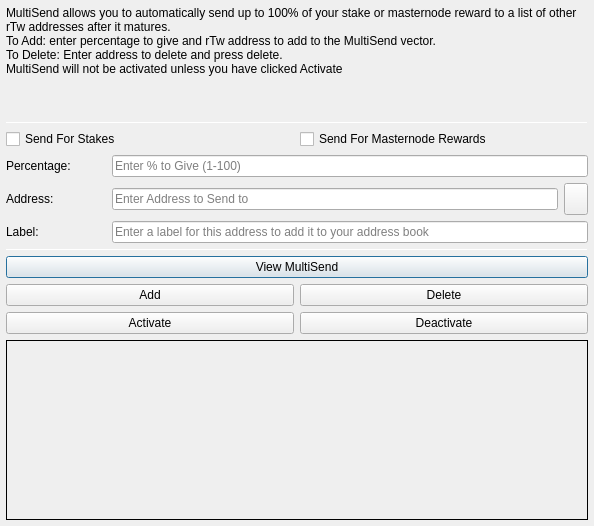
<?xml version="1.0" encoding="UTF-8"?>
<ui version="4.0">
 <class>MultiSendDialog</class>
 <widget class="QDialog" name="MultiSendDialog">
  <property name="windowModality">
   <enum>Qt::NonModal</enum>
  </property>
  <property name="geometry">
   <rect>
    <x>0</x>
    <y>0</y>
    <width>594</width>
    <height>526</height>
   </rect>
  </property>
  <property name="windowTitle">
   <string>MultiSend</string>
  </property>
  <layout class="QVBoxLayout" name="verticalLayout" stretch="0">
   <property name="leftMargin">
    <number>6</number>
   </property>
   <property name="topMargin">
    <number>6</number>
   </property>
   <property name="rightMargin">
    <number>6</number>
   </property>
   <property name="bottomMargin">
    <number>6</number>
   </property>
   <item>
    <layout class="QVBoxLayout" name="verticalLayout_Main" stretch="1,1,1,0,1,1,1">
     <item>
      <widget class="QLabel" name="label_2">
       <property name="lineWidth">
        <number>1</number>
       </property>
       <property name="text">
        <string>MultiSend allows you to automatically send up to 100% of your stake or masternode reward to a list of other rTw addresses after it matures.
To Add: enter percentage to give and rTw address to add to the MultiSend vector.
To Delete: Enter address to delete and press delete.
MultiSend will not be activated unless you have clicked Activate</string>
       </property>
       <property name="alignment">
        <set>Qt::AlignLeading|Qt::AlignLeft|Qt::AlignTop</set>
       </property>
       <property name="wordWrap">
        <bool>true</bool>
       </property>
      </widget>
     </item>
     <item>
      <widget class="Line" name="line">
       <property name="minimumSize">
        <size>
         <width>0</width>
         <height>1</height>
        </size>
       </property>
       <property name="maximumSize">
        <size>
         <width>16777215</width>
         <height>1</height>
        </size>
       </property>
       <property name="orientation">
        <enum>Qt::Horizontal</enum>
       </property>
      </widget>
     </item>
     <item>
      <layout class="QVBoxLayout" name="verticalLayout_Settings">
       <item>
        <layout class="QHBoxLayout" name="horizontalLayout">
         <item>
          <widget class="QCheckBox" name="multiSendStakeCheckBox">
           <property name="text">
            <string>Send For Stakes</string>
           </property>
          </widget>
         </item>
         <item>
          <widget class="QCheckBox" name="multiSendMasternodeCheckBox">
           <property name="text">
            <string>Send For Masternode Rewards</string>
           </property>
          </widget>
         </item>
        </layout>
       </item>
       <item>
        <layout class="QHBoxLayout" name="horizontalLayout_6">
         <item>
          <widget class="QLabel" name="label">
           <property name="minimumSize">
            <size>
             <width>100</width>
             <height>0</height>
            </size>
           </property>
           <property name="toolTip">
            <string>Percentage of stake to send</string>
           </property>
           <property name="text">
            <string>Percentage:</string>
           </property>
          </widget>
         </item>
         <item>
          <widget class="QLineEdit" name="multiSendPercentEdit">
           <property name="toolTip">
            <string>Enter whole numbers 1 - 100</string>
           </property>
           <property name="placeholderText">
            <string>Enter % to Give (1-100)</string>
           </property>
          </widget>
         </item>
        </layout>
       </item>
       <item>
        <layout class="QHBoxLayout" name="horizontalLayout_7">
         <item>
          <widget class="QLabel" name="label_5">
           <property name="minimumSize">
            <size>
             <width>100</width>
             <height>0</height>
            </size>
           </property>
           <property name="toolTip">
            <string>Address to send portion of stake to</string>
           </property>
           <property name="text">
            <string>Address:</string>
           </property>
          </widget>
         </item>
         <item>
          <widget class="QLineEdit" name="multiSendAddressEdit">
           <property name="toolTip">
            <string/>
           </property>
           <property name="placeholderText">
            <string>Enter Address to Send to</string>
           </property>
          </widget>
         </item>
         <item>
          <widget class="QToolButton" name="addressBookButton">
           <property name="maximumSize">
            <size>
             <width>16777215</width>
             <height>32</height>
            </size>
           </property>
           <property name="toolTip">
            <string>Choose an address from the address book</string>
           </property>
           <property name="text">
            <string/>
           </property>
           <property name="icon">
            <iconset resource="../mubdi.qrc">
             <normaloff>:/icons/address-book</normaloff>:/icons/address-book</iconset>
           </property>
           <property name="shortcut">
            <string>Alt+A</string>
           </property>
          </widget>
         </item>
        </layout>
       </item>
      </layout>
     </item>
     <item>
      <layout class="QHBoxLayout" name="horizontalLayout_3">
       <item>
        <widget class="QLabel" name="label_3">
         <property name="minimumSize">
          <size>
           <width>100</width>
           <height>0</height>
          </size>
         </property>
         <property name="text">
          <string>Label:</string>
         </property>
        </widget>
       </item>
       <item>
        <widget class="QLineEdit" name="labelAddressLabelEdit">
         <property name="placeholderText">
          <string>Enter a label for this address to add it to your address book</string>
         </property>
        </widget>
       </item>
      </layout>
     </item>
     <item>
      <widget class="Line" name="line_2">
       <property name="minimumSize">
        <size>
         <width>0</width>
         <height>1</height>
        </size>
       </property>
       <property name="maximumSize">
        <size>
         <width>16777215</width>
         <height>1</height>
        </size>
       </property>
       <property name="orientation">
        <enum>Qt::Horizontal</enum>
       </property>
      </widget>
     </item>
     <item>
      <layout class="QVBoxLayout" name="verticalLayout_Buttons">
       <item>
        <layout class="QHBoxLayout" name="horizontalLayout_4">
         <item>
          <widget class="QPushButton" name="viewButton">
           <property name="toolTip">
            <string/>
           </property>
           <property name="statusTip">
            <string>View MultiSend Vector</string>
           </property>
           <property name="text">
            <string>View MultiSend</string>
           </property>
          </widget>
         </item>
        </layout>
       </item>
       <item>
        <layout class="QHBoxLayout" name="horizontalLayout_2">
         <item>
          <widget class="QPushButton" name="addButton">
           <property name="toolTip">
            <string/>
           </property>
           <property name="statusTip">
            <string>Add to MultiSend Vector</string>
           </property>
           <property name="text">
            <string>Add</string>
           </property>
          </widget>
         </item>
         <item>
          <widget class="QPushButton" name="deleteButton">
           <property name="toolTip">
            <string/>
           </property>
           <property name="statusTip">
            <string>Delete Address From MultiSend Vector</string>
           </property>
           <property name="text">
            <string>Delete</string>
           </property>
          </widget>
         </item>
        </layout>
       </item>
       <item>
        <layout class="QHBoxLayout" name="horizontalLayout_5">
         <item>
          <widget class="QPushButton" name="activateButton">
           <property name="statusTip">
            <string>Activate MultiSend</string>
           </property>
           <property name="text">
            <string>Activate</string>
           </property>
          </widget>
         </item>
         <item>
          <widget class="QPushButton" name="disableButton">
           <property name="statusTip">
            <string>Deactivate MultiSend</string>
           </property>
           <property name="text">
            <string>Deactivate</string>
           </property>
          </widget>
         </item>
        </layout>
       </item>
      </layout>
     </item>
     <item>
      <widget class="QLabel" name="message">
       <property name="minimumSize">
        <size>
         <width>0</width>
         <height>180</height>
        </size>
       </property>
       <property name="frameShape">
        <enum>QFrame::Panel</enum>
       </property>
       <property name="frameShadow">
        <enum>QFrame::Plain</enum>
       </property>
       <property name="lineWidth">
        <number>1</number>
       </property>
       <property name="midLineWidth">
        <number>1</number>
       </property>
       <property name="text">
        <string/>
       </property>
       <property name="alignment">
        <set>Qt::AlignLeading|Qt::AlignLeft|Qt::AlignTop</set>
       </property>
       <property name="wordWrap">
        <bool>true</bool>
       </property>
      </widget>
     </item>
    </layout>
   </item>
  </layout>
 </widget>
 <resources>
  <include location="../mubdi.qrc"/>
 </resources>
 <connections/>
</ui>
